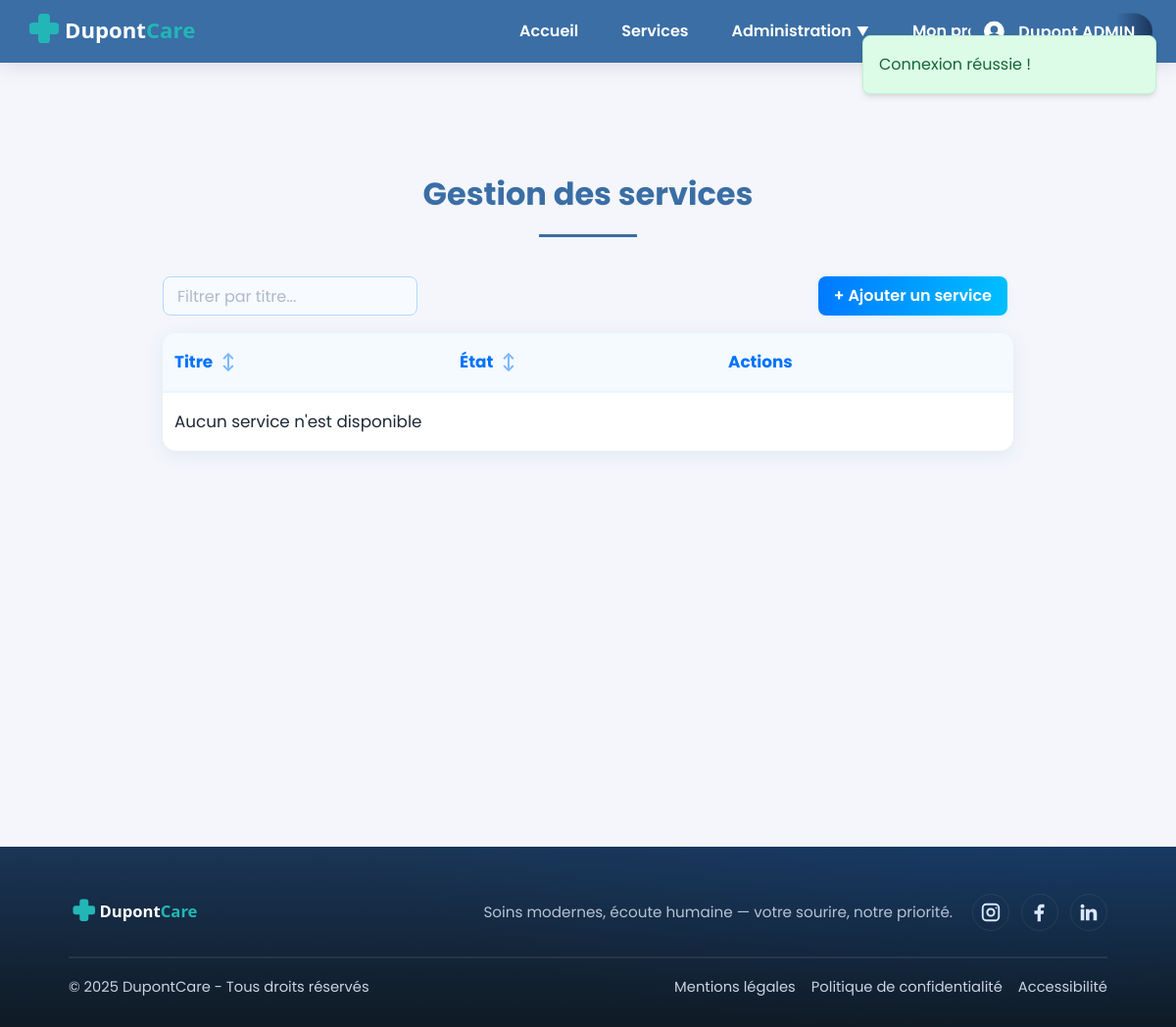
The app's page /index.php?page=services (signed in), older data.
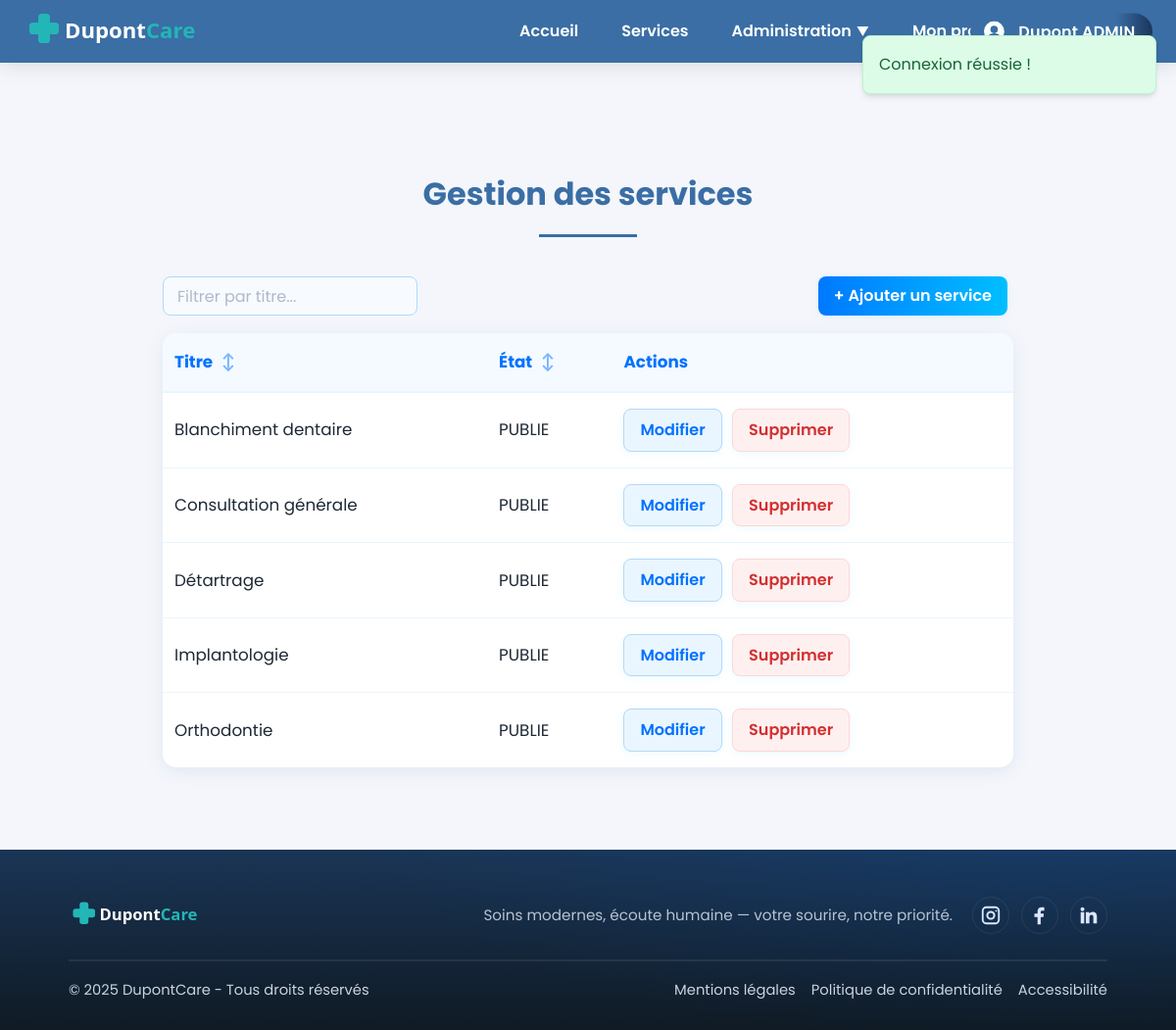
The same page, newer data.
### tables this page shows
CREATE TABLE `service` (
  `id` int(10) UNSIGNED NOT NULL,
  `titre` varchar(200) NOT NULL,
  `description` mediumtext NOT NULL,
  `statut` enum('BROUILLON','PUBLIE','ARCHIVE') NOT NULL DEFAULT 'BROUILLON',
  `image` varchar(255) DEFAULT NULL
);

### app/core/App.php (called while the page is built, shortened)
<?php
class App {
    public function run() {
        $action = $_GET['action'] ?? 'index';
        $method = $action;
        $params = [];
        try {
            $controller = new $controllerClass();
            call_user_func_array([$controller, $method], $params);
        } catch (\Exception $e) {
            error_log("Exception détaillée: " . $e->getMessage());
            error_log("Fichier: " . $e->getFile() . " ligne " . $e->getLine());
            error_log("Stack trace: " . $e->getTraceAsString());
            http_response_code(404);
            include __DIR__ . '/../views/error/404.php';
        }
    }
}

### index.php (called while the page is built, shortened)
<?php
spl_autoload_register(function ($class) {
    $path = __DIR__ . '/' . str_replace('\\', '/', $class) . '.php';
});
$app = new App();
$app->run();

### app/models/database.php (called while the page is built, shortened)
<?php
class Database {
    private static $instance = null;
    private $connection;
    private function __construct() {
        $host = 'localhost';
        $dbname = 'bdd_dupont';
        $user = 'root';
        $pass = '';
        $options = [
            PDO::ATTR_ERRMODE => PDO::ERRMODE_EXCEPTION,
            PDO::ATTR_DEFAULT_FETCH_MODE => PDO::FETCH_ASSOC,
            PDO::MYSQL_ATTR_INIT_COMMAND => 'SET NAMES utf8mb4'
        ];
        try {
            $this->connection = new PDO(
                "mysql:host=$host;dbname=$dbname",
                $user,
                $pass,
                $options
            );
        } catch (PDOException $e) {
            die('Erreur connexion BDD : ' . $e->getMessage());
        }
    }
    public function prepare($sql) {
        return $this->connection->prepare($sql);
    }
    public static function getInstance() {
        if (self::$instance === null) {
            self::$instance = new self();
        }
        return self::$instance;
    }
}

### app/core/Model.php (called while the page is built, shortened)
<?php
abstract class Model {
    public function __construct() {
        $this->db = Database::getInstance();
    }
}

### app/models/ServiceModel.php (called while the page is built, shortened)
<?php
class ServiceModel extends Model {
    public function getAllServices() {
        $sql = "SELECT * FROM service WHERE statut = 'PUBLIE' ORDER BY titre ASC";
        $stmt = $this->db->prepare($sql);
        $stmt->execute();
        return $stmt->fetchAll();
    }
}

### app/views/service/service-posts.php (the view, shortened to what this page needs)
<?php
include __DIR__ . '/../templates/header.php';
include __DIR__ . '/../templates/flash-messages.php';
?>
<main>
  <section class="admin-section">
    <h2 class="section-title">Gestion des services</h2>
    <div class="admin-toolbar">
      <div class="admin-filter">
        <input type="text" id="filter-input" placeholder="Filtrer par titre..." />
      </div>
      <div class="admin-actions">
        <a href="index.php?page=services&action=create" class="btn-admin add">+ Ajouter un service</a>
      </div>
    </div>
    <table class="admin-table" id="admin-table">
      <thead>
        <tr>
          <th class="sortable" data-sort="titre">Titre <span class="sort-icon">↕</span></th>
          <th class="sortable" data-sort="statut">État <span class="sort-icon">↕</span></th>
          <th>Actions</th>
        </tr>
      </thead>
      <tbody>
        <?php if (empty($services)): ?>
          <tr>
            <td colspan="3">Aucun service n'est disponible</td>
          </tr>
        <?php else: ?>
          <?php foreach ($services as $service): ?>
            <tr>
              <td><?php echo htmlspecialchars($service['titre']); ?></td>
              <td><?php echo htmlspecialchars($service['statut']); ?></td>
              <td>
                <a href="index.php?page=services&action=edit&id=<?php echo $service['id']; ?>" class="btn-admin edit">Modifier</a>
                <a href="index.php?page=services&action=delete&id=<?php echo $service['id']; ?>" class="btn-admin delete" onclick="return confirm('Êtes-vous sûr de vouloir supprimer ce service ?');">Supprimer</a>
              </td>
            </tr>
          <?php endforeach; ?>
        <?php endif; ?>
      </tbody>
    </table>
  </section>
</main>
<?php include __DIR__ . '/../templates/footer.php'; ?>

### app/controllers/ServicesController.php (shortened to what this page needs)
<?php
class ServicesController {
    private $serviceModel;
    public function __construct() {
        $this->serviceModel = new ServiceModel();
    }
    public function index() {
        $services = $this->serviceModel->getAllServices();
        if (isset($_SESSION['user_id']) && isset($_SESSION['user_role']) &&
            ($_SESSION['user_role'] === 'MEDECIN' || $_SESSION['user_role'] === 'SECRETAIRE')) {
            require_once 'app/views/service/service-posts.php';
        } else {
            require_once 'app/views/service/service.php';
        }
    }
}

### app/views/templates/header.php (shortened to what this page needs)
<!DOCTYPE html>
<html lang="fr">
<head>
    <link rel="stylesheet" href="<?php echo BASE_URL; ?>/css/style.css" />
    <link rel="stylesheet" href="<?php echo BASE_URL; ?>/css/login.css" />
    <link rel="stylesheet" href="<?php echo BASE_URL; ?>/css/register.css" />
    <link rel="stylesheet" href="<?php echo BASE_URL; ?>/css/actu.css" />
    <link rel="stylesheet" href="<?php echo BASE_URL; ?>/css/admin.css" />
    <link rel="stylesheet" href="<?php echo BASE_URL; ?>/css/actu-create.css" />
    <link rel="stylesheet" href="<?php echo BASE_URL; ?>/css/actu-posts.css" />
    <link rel="stylesheet" href="<?php echo BASE_URL; ?>/css/table-sort.css" />
    <link rel="stylesheet" href="<?php echo BASE_URL; ?>/css/tabs.css" />
    <link rel="stylesheet" href="<?php echo BASE_URL; ?>/css/profil.css" />
    <link rel="stylesheet" href="<?php echo BASE_URL; ?>/css/alerts.css" />
</head>
<body>
    <header style="position: fixed; width: 100%; top: 0; z-index: 1000;">
        <div class="container">
            <a href="index.php" class="logo">
                <img src="/cabinetdupont/assets/dupontcare-logo-horizontal-DUPONT-white.svg" alt="DupontCare" />
            </a>
            <nav>
                <ul>
                    <li><a href="index.php?page=home">Accueil</a></li>
                    <li><a href="#services" class="smooth-scroll">Services</a></li>
                    <?php if (isset($_SESSION['user_id'])): ?>
                        <?php if (isset($_SESSION['user_role']) && ($_SESSION['user_role'] === 'MEDECIN' || $_SESSION['user_role'] === 'SECRETAIRE')): ?>
                            <li class="dropdown">
                                <a href="#" class="dropdown-toggle">Administration</a>
                            </li>
                        <?php endif; ?>
                        <li><a href="index.php?page=user&action=profile">Mon profil</a></li>
                        <li><a href="index.php?page=auth&action=logout">Déconnexion</a></li>
                    <?php else: ?>
                        <li><a href="index.php?page=auth&action=login">Connexion</a></li>
                        <li><a href="index.php?page=auth&action=register">Inscription</a></li>
                    <?php endif; ?>
                </ul>
            </nav>
        </div>
        <?php if (isset($_SESSION['user_id']) && isset($_SESSION['user_prenom']) && isset($_SESSION['user_nom'])): ?>
            <div class="header-user-info">
                <span class="user-avatar">
                    <svg width="22" height="22" viewBox="0 0 22 22" fill="none" xmlns="http://www.w3.org/2000/svg">
                        <circle cx="11" cy="11" r="11" fill="#fff"/>
                        <circle cx="11" cy="9" r="4" fill="#3a6ea5"/>
                        <ellipse cx="11" cy="16.2" rx="6" ry="3.2" fill="#3a6ea5"/>
                    </svg>
                </span>
                <span class="user-name">
                    <?php echo htmlspecialchars($_SESSION['user_prenom'] . ' ' . $_SESSION['user_nom']); ?>
                </span>
            </div>
        <?php endif; ?>
    </header>

### app/views/templates/flash-messages.php (shortened to what this page needs)
<?php
if (isset($_SESSION['success']) || isset($_SESSION['error'])) {
    echo '<div id="flash-messages" class="flash-message">';
    if (isset($_SESSION['success'])) {
        echo '<div class="alert alert-success">' . $_SESSION['success'] . '</div>';
    }
    echo '</div>';
}
?>

### app/views/templates/footer.php (shortened to what this page needs)
    <footer class="site-footer" role="contentinfo">
        <div class="container">
            <div class="footer-top">
                <a href="index.php" class="footer-brand">
                    <img src="/cabinetdupont/assets/dupontcare-logo-horizontal-DUPONT-white.svg" alt="DupontCare" />
                </a>
                <p class="footer-tagline">
                    Soins modernes, écoute humaine — votre sourire, notre priorité.
                </p>
                <ul class="footer-social" aria-label="Réseaux sociaux">
                    <li>
                        <a href="#" aria-label="Instagram" target="_blank" rel="noopener noreferrer">
                        </a>
                    </li>
                    <li>
                        <a href="#" aria-label="Facebook" target="_blank" rel="noopener noreferrer">
                            <svg width="22" height="22" viewBox="0 0 24 24" aria-hidden="true">
                                <path fill="currentColor" d="M13 22v-8h3l.5-4H13V8.5c0-1.1.3-1.8 1.9-1.8H17V3.2C16.6 3.1 15.5 3 14.2 3 11.4 3 9.5 4.6 9.5 7.7V10H6v4h3.5v8z"/>
                            </svg>
                        </a>
                    </li>
                    <li>
                        <a href="#" aria-label="LinkedIn" target="_blank" rel="noopener noreferrer">
                            <svg width="22" height="22" viewBox="0 0 24 24" aria-hidden="true">
                                <path fill="currentColor" d="M6.94 8.5V21H3V8.5zM4.97 3a2.2 2.2 0 1 1 0 4.4 2.2 2.2 0 0 1 0-4.4M21 21h-3.93v-6.1c0-1.45-.03-3.31-2.02-3.31-2.03 0-2.34 1.58-2.34 3.21V21H8.78V8.5h3.77v1.7h.05c.53-1 1.82-2.05 3.74-2.05 4 0 4.74 2.63 4.74 6.06z"/>
                            </svg>
                        </a>
                    </li>
                </ul>
            </div>
            <div class="footer-bottom">
                <p>&copy; <?php echo date('Y'); ?> DupontCare - Tous droits réservés</p>
                <ul class="footer-legal">
                    <li><a href="index.php?page=mentions-legales">Mentions légales</a></li>
                    <li><a href="index.php?page=confidentialite">Politique de confidentialité</a></li>
                    <li><a href="index.php?page=accessibilite">Accessibilité</a></li>
                </ul>
            </div>
        </div>
    </footer>
</body>
</html>

### css/style.css (style rules this page uses)
* { box-sizing: border-box; margin: 0; padding: 0; scroll-behavior: auto; }
body { font-family: 'Poppins', system-ui, -apple-system, Segoe UI, Roboto, Arial, sans-serif; line-height: 1.6; color: #333; padding-top: 64px; }
main { min-height: 100vh; width: 100%; padding: 20px; }
.alert { padding: 1rem; border-radius: 8px; margin-bottom: 1rem; }
:root { --bg: #f4f6fb; --brand: #3a6ea5; --accent: #00c6ff; --accent-2: #0072ff; --text: #1e2936; --white: #fff; --footer-bg: #0f1724; --footer-text: #c9d3e1; --footer-heading: #ffffff; --footer-line: rgba(255,255,255,0.08); }
* { box-sizing: border-box; margin: 0; padding: 0; }
html, body { height: 100%; }
body { font-family: 'Poppins', system-ui, -apple-system, Segoe UI, Roboto, Arial, sans-serif; background: var(--bg); color: var(--text); line-height: 1.6; }
.container { max-width: 1200px; margin: 0 auto; padding: 0 24px; }
header { background: var(--brand); box-shadow: 0 4px 20px rgba(0,0,0,0.1); }
header .container { display: flex; align-items: center; justify-content: space-between; height: 64px; }
.logo img { height: 48px; width: auto; display: block; }
nav ul { list-style: none; display: flex; gap: 16px; }
nav a { color: var(--white); text-decoration: none; font-weight: 600; font-size: 1rem; padding: 6px 14px; border-radius: 6px; transition: background 0.2s, color 0.2s; }
.site-footer { color: var(--footer-text); background: radial-gradient(1200px 400px at 90% -20%, rgba(0,114,255,0.10), transparent 60%), linear-gradient(180deg, #1a3556 0%, #0f1a24 100%); background-color: var(--footer-bg); padding-top: 48px; padding-bottom: 28px; }
.site-footer .container { max-width: 1100px; padding: 0 20px; }
.footer-top { display: grid; grid-template-columns: 1fr auto auto; gap: 20px; align-items: center; padding-bottom: 26px; border-bottom: 1px solid var(--footer-line); }
.footer-brand img { height: 36px; width: auto; display: block; }
.footer-tagline { margin: 0; font-size: 0.95rem; opacity: 0.9; }
.footer-social { display: flex; gap: 12px; list-style: none; margin: 0; padding: 0; }
.footer-social a { display: inline-flex; align-items: center; justify-content: center; width: 38px; height: 38px; border-radius: 50%; border: 1px solid var(--footer-line); color: #dbe7ff; text-decoration: none; transition: transform .18s ease, background-color .18s ease, border-color .18s ease; }
.footer-bottom { padding-top: 18px; border-top: 1px solid var(--footer-line); display: flex; align-items: center; justify-content: space-between; gap: 14px; font-size: 0.92rem; }
.footer-legal { display: flex; gap: 16px; list-style: none; margin: 0; padding: 0; }
.footer-legal a { color: var(--footer-text); text-decoration: none; }
html { scroll-padding-top: 64px; }
body { padding-top: 64px; }

### css/login.css (style rules this page uses)
input, button, select, textarea { font-family: 'Poppins', system-ui, -apple-system, Segoe UI, Roboto, Arial, sans-serif !important; }
input::placeholder, textarea::placeholder { font-family: 'Poppins', system-ui, -apple-system, Segoe UI, Roboto, Arial, sans-serif !important; color: #b0b8c9; opacity: 1; }
html, body { height: 100%; }
body { display: flex; flex-direction: column; min-height: 100vh; }
main { flex: 1 0 auto; }
.site-footer { flex-shrink: 0; }
body { font-family: 'Poppins', system-ui, -apple-system, Segoe UI, Roboto, Arial, sans-serif; background: #f4f6fb; color: #1e2936; margin: 0; min-height: 100vh; }

### css/register.css (style rules this page uses)
body { font-family: 'Poppins', system-ui, -apple-system, Segoe UI, Roboto, Arial, sans-serif; background: #f4f6fb; color: #1e2936; margin: 0; min-height: 100vh; }
input::placeholder { font-family: 'Poppins', system-ui, -apple-system, Segoe UI, Roboto, Arial, sans-serif !important; color: #b0b8c9; opacity: 1; }
html, body { height: 100%; }
body { display: flex; flex-direction: column; min-height: 100vh; }
main { flex: 1 0 auto; }
.site-footer { flex-shrink: 0; }

### css/actu-posts.css (style rules this page uses)
.section-title { margin: 0.5rem 0 3rem 0; padding: 0.5rem; text-align: center; color: #3a6ea5; font-size: 2rem; }
.section-title:after { content: ''; display: block; width: 100px; height: 3px; background-color: #3a6ea5; margin: 1rem auto 0; }

### css/table-sort.css (style rules this page uses)
.sortable { cursor: pointer; user-select: none; position: relative; }
.sort-icon { display: inline-block; margin-left: 5px; opacity: 0.5; }

Row changes from the older to the newer data that the page shows:
added service: titre "Blanchiment dentaire", statut "PUBLIE"
added service: titre "Consultation générale", statut "PUBLIE"
added service: titre "Détartrage", statut "PUBLIE"
added service: titre "Implantologie", statut "PUBLIE"
added service: titre "Orthodontie", statut "PUBLIE"
Text that changed along with them:
text no longer shown: "Aucun service n'est disponible"
